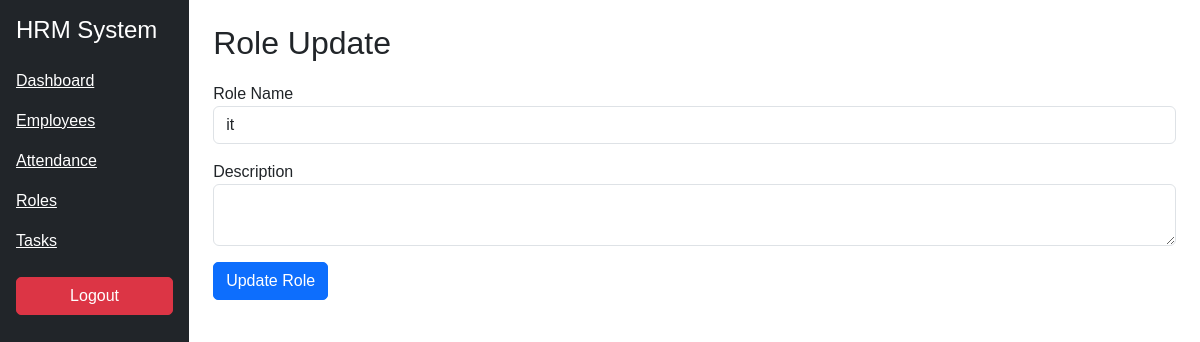
Before: /edit_role/1 with the older database file.
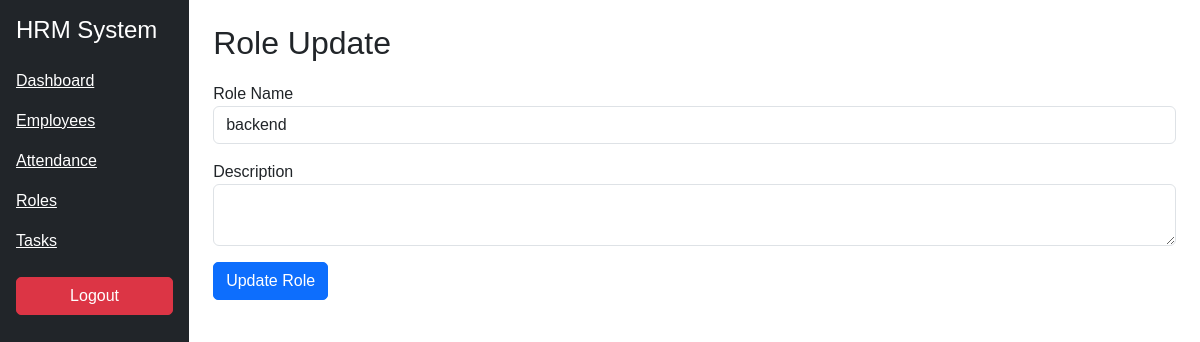
After: the same page with the newer database file.
### models.py (models this page shows)
class Role(db.Model):
    role_id = db.Column(db.Integer, primary_key=True)
    role_name = db.Column(db.String(100))
    description = db.Column(db.String(200))
    status = db.Column(db.String(50), default='active')
    created_at = db.Column(db.DateTime)
    updated_at = db.Column(db.DateTime)

### routes/role_routes.py (the view)
@role_bp.route('/edit_role/<int:id>')
def edit_role(id):
    role = Role.query.get(id)
    return render_template("edit_role.html", role=role)

### templates/edit_role.html
{% extends "base.html" %}
{% block content %}
<h2>Role Update</h2>
<form action="/update_role/{{ role.role_id }}" method="POST">
<div class="mb-3">
<label>Role Name</label>
<input type="text" name="role_name" class="form-control" value="{{ role.role_name }}">
</div>
<div class="mb-3">
<label>Description</label>
<textarea name="description" class="form-control">{{ role.description }}</textarea>
</div>
<button class="btn btn-primary">Update Role</button>
</form>
{% endblock %}

Changed rows visible on the page:
changed Role: role_name "it" → "backend"
